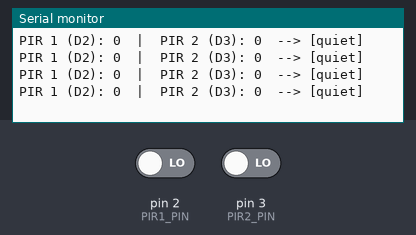
The sketch below on a simulated Arduino Uno, built with avr-gcc and run on an emulated ATmega328P. Parts: the last lines printed to the serial monitor. Inputs (shaded band) come from the test bench; at power-on: pin 2 (PIR1_PIN) LOW, pin 3 (PIR2_PIN) LOW.

Above: at 1.8 s.
1.9 s: pin 2 (PIR1_PIN) driven HIGH
At 2.5 s:
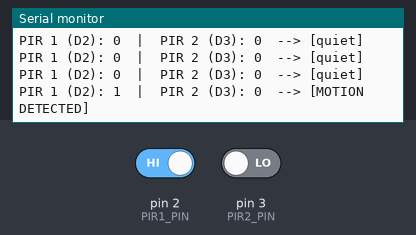
4.0 s: pin 3 (PIR2_PIN) driven HIGH
At 4.5 s:
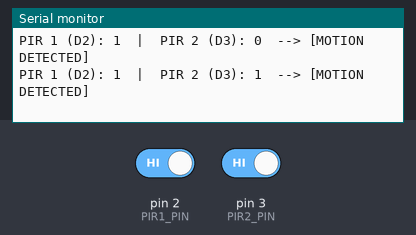
7.0 s: pin 2 (PIR1_PIN) driven LOW
At 7.5 s:
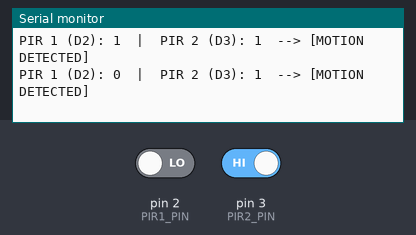
10.0 s: pin 3 (PIR2_PIN) driven LOW
At 10.5 s:
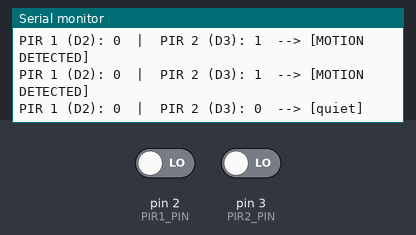
13.0 s: pin 2 (PIR1_PIN) driven HIGH and pin 3 (PIR2_PIN) driven HIGH
At 13.5 s:
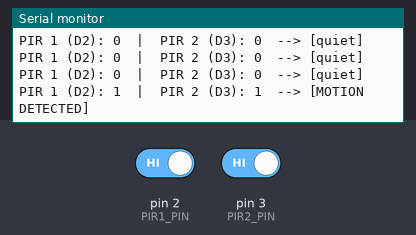

The sketch:

test_pir.ino
```cpp
// Quick test sketch to verify both PIR sensors (D2 and D3)
#define PIR1_PIN 2
#define PIR2_PIN 3

void setup() {
  Serial.begin(9600);
  pinMode(PIR1_PIN, INPUT);
  pinMode(PIR2_PIN, INPUT);
  Serial.println("PIR test started. (Note: PIR sensors take ~30s to warm up/settle)");
}

void loop() {
  int pir1 = digitalRead(PIR1_PIN);
  int pir2 = digitalRead(PIR2_PIN);

  Serial.print("PIR 1 (D2): ");
  Serial.print(pir1);
  Serial.print("  |  PIR 2 (D3): ");
  Serial.print(pir2);

  if (pir1 == HIGH || pir2 == HIGH) {
    Serial.println("  --> [MOTION DETECTED]");
  } else {
    Serial.println("  --> [quiet]");
  }

  delay(500);
}
```

Measured:
- after the input at 1.9 s, the serial monitor: prints a new line after 0.15 s (image 1)
- after the input at 4.0 s, the serial monitor: prints a new line after 0.05 s (image 2)
- after the input at 7.0 s, the serial monitor: prints a new line after 0.06 s (image 3)
- after the input at 10.0 s, the serial monitor: prints a new line after 0.06 s (image 4)
- after the input at 13.0 s, the serial monitor: prints a new line after 0.06 s (image 5)
